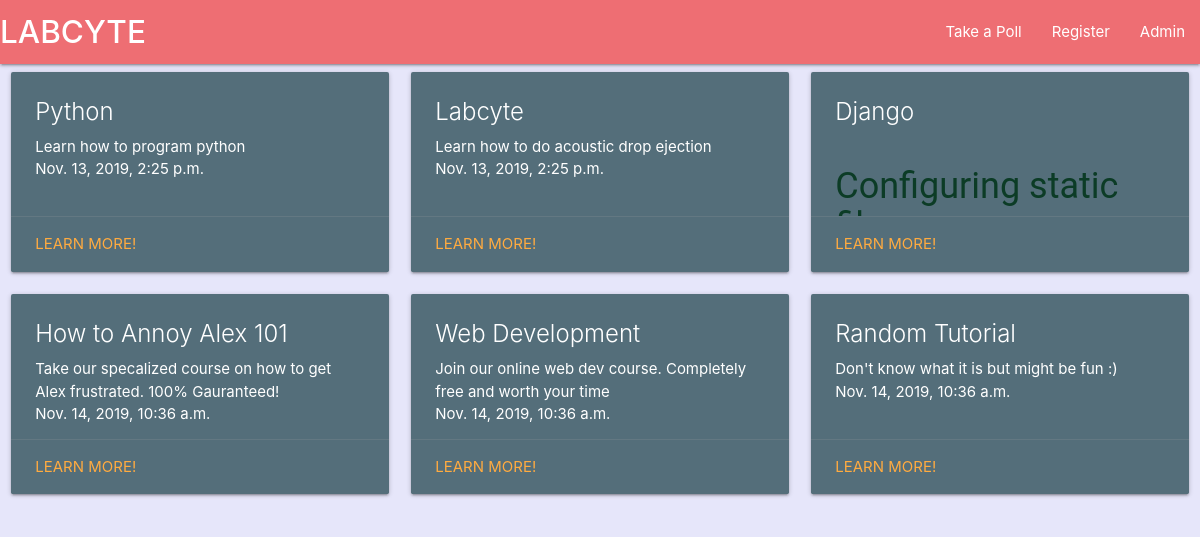
/home/, run on the app's committed database.
### home/models.py (models this page shows, shortened)
class Tutorial(models.Model):
    tutorial_title = models.CharField(max_length=280)
    tutorial_content = models.TextField()
    tutorial_published = models.DateTimeField("date published", default=datetime.now())

### home/views.py (the view)
# urls.py: path('', views.homepage, name='index'),
def homepage(request):
    return render(request=request, template_name="home/home.html", context={"tutorials":Tutorial.objects.all})

### home/templates/home/home.html (shortened to what this page needs)
<head>
    {% load staticfiles %}
    <link rel="stylesheet" type="text/css" href="{% static 'home/style.css' %}">
    <link rel="stylesheet" href="https://cdnjs.cloudflare.com/ajax/libs/materialize/1.0.0/css/materialize.min.css">
</head>
<body bgcolor="#E6E6FA">
  <nav>
    <div class="nav-wrapper">
      <a href="#" class="brand-logo">
          <strong>
                LABCYTE
          </strong>
      </a>
      <ul id="nav-mobile" class="right hide-on-med-and-down">
        <li><a href="/polls/">Take a Poll</a></li>
        <li><a href="badges.html">Register</a></li>
        <li><a href="/admin/">Admin</a></li>
      </ul>
    </div>
  </nav>
  <div class="row">
    {% for tutorial in tutorials %}
    <div class="col s12 m6 l4"  id="tutorial{{forloop.counter}}">
      <div class="card blue-grey darken-1"style="height: 25vh; overflow: hidden; display: flex; flex-direction: column;background: lightgray;">
        <div class="card-content white-text" style="flex: 1; overflow-y: auto;">
          <span class="card-title">
              {{tutorial.tutorial_title}}
          </span>
          <p>
              {{tutorial.tutorial_content|safe}}
          </p>
           <p>
               {{tutorial.tutorial_published}}
           </p>
        </div>
        <div class="card-action" style="">
          <a href="/home/{{tutorial.id}}/">Learn More!</a>
        </div>
      </div>
    </div>
    {% endfor %}
  </div>
</body>

### data on the page
Tutorial: tutorial_title "Python", tutorial_content "Learn how to program python", tutorial_published "Nov. 13, 2019, 2:25 p.m."
Tutorial: tutorial_title "Labcyte", tutorial_content "Learn how to do acoustic drop ejection", tutorial_published "Nov. 13, 2019, 2:25 p.m."
Tutorial: tutorial_title "Django", tutorial_content "Configuring static…"
Tutorial: tutorial_title "How to Annoy Alex 101", tutorial_content "Take our specalized course on how to get Alex frustrated. 100% Gauranteed!", tutorial_published "Nov. 14, 2019, 10:36 a.m."
Tutorial: tutorial_title "Web Development", tutorial_content "Join our online web dev course. Completely free and worth your time", tutorial_published "Nov. 14, 2019, 10:36 a.m."
Tutorial: tutorial_title "Random Tutorial", tutorial_content "Don't know what it is but might be fun :)", tutorial_published "Nov. 14, 2019, 10:36 a.m."
